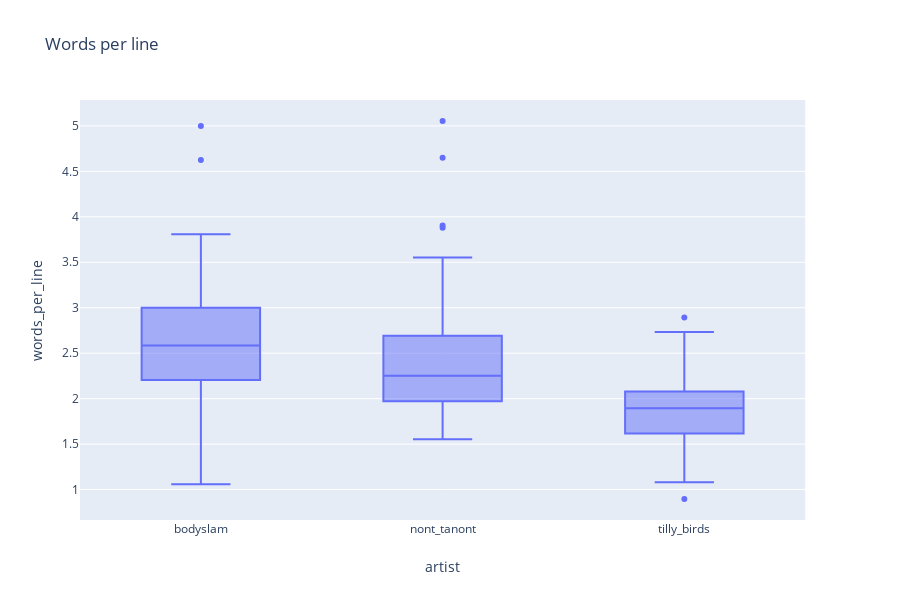

Notebook cell for this chart:
### Code cell
fig = px.box(song_filter_df, x='artist', y='words_per_line', title='Words per line')
fig.show()

### Figure 1 — Plotly figure (JSON) as saved in the notebook; plotly's stock layout.template omitted (floating-point values rounded to 4 significant figures; data arrays with more than 128 entries replaced by an {"elided": "..."} marker saying what was removed)
{"data": [{"alignmentgroup": "True", "hoverlabel": {"namelength": 0}, "hovertemplate": "artist=%{x}<br>words_per_line=%{y}", "legendgroup": "", "marker": {"color": "#636efa"}, "name": "", "notched": false, "offsetgroup": "", "orientation": "v", "showlegend": false, "type": "box", "x": {"elided": "130 str values"}, "x0": " ", "xaxis": "x", "y": {"elided": "130 float values"}, "y0": " ", "yaxis": "y"}], "layout": {"boxmode": "group", "height": 600, "legend": {"tracegroupgap": 0}, "title": {"text": "Words per line"}, "xaxis": {"anchor": "y", "domain": [0, 0.98], "title": {"text": "artist"}}, "yaxis": {"anchor": "x", "domain": [0, 1], "title": {"text": "words_per_line"}}}}
